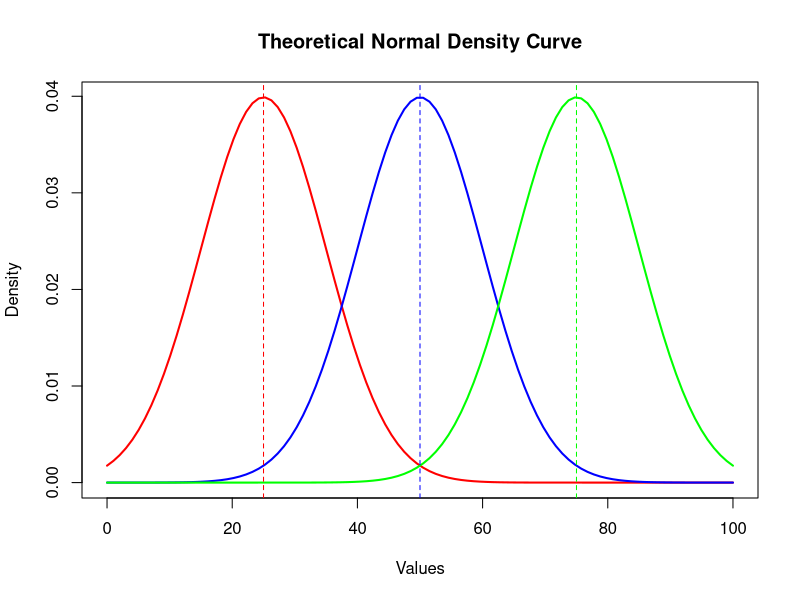
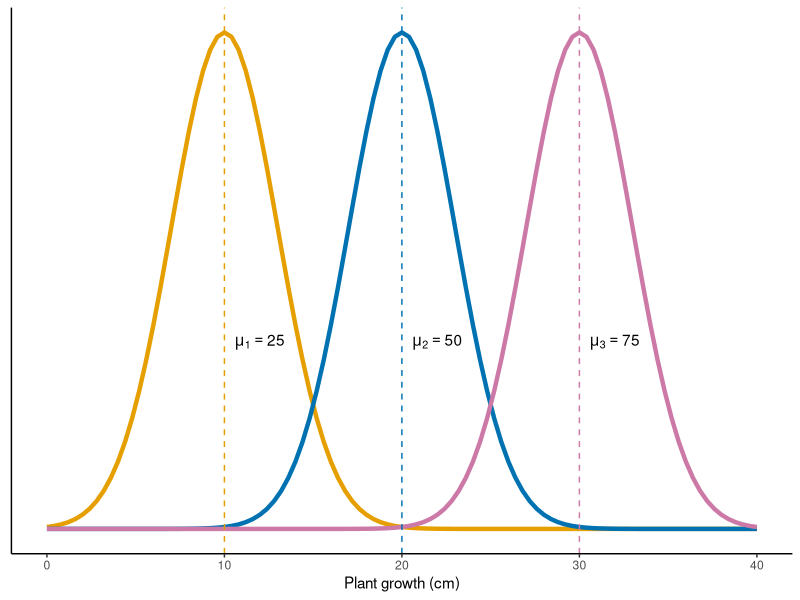

The R source for these figures, in order:
set.seed(1234)

a <- rnorm(1000,10,1)
b <- rnorm(1000,20,1)
c <- rnorm(1000,30,1)

x <- seq(0, 100, length.out = 100) # sequence of x-values
a <- dnorm(x, mean = 25, sd = 10) # calculate densities
b <- dnorm(x, mean = 50, sd = 10)
c <- dnorm(x, mean = 75, sd = 10)
plot(x, a,
     type = "l", 
     main = "Theoretical Normal Density Curve",
     xlab = "Values", ylab = "Density",
     col = "red", lwd = 2) 
lines(x,b,col = "blue", lwd = 2)
lines(x,c,col = "green", lwd = 2)
abline(v = c(25,50,75), col = c("red","blue","green"), lty = 2)

library(ggplot2)

ggplot(data.frame(x = c(0,40)), aes(x = x)) +
  stat_function(fun = dnorm, args = list(mean = 10, sd = 3), color = "#E69F00", linewidth = 1.5) +
  stat_function(fun = dnorm, args = list(mean = 20, sd = 3), color = "#0072B2", linewidth = 1.5) +
  stat_function(fun = dnorm, args = list(mean = 30, sd = 3), color = "#CC79A7", linewidth = 1.5) + 
  geom_vline(xintercept = c(10,20,30), 
             color = c("#E69F00","#0072B2","#CC79A7"), 
             linetype = "dashed") +
  geom_text(data = data.frame(
    x = c(12, 22, 32),
    y = c(0.05, 0.05, 0.05),
    label = c("mu[1] == 25", "mu[2] == 50", "mu[3] == 75")),
    aes(x = x, y = y, label = label), parse = TRUE) +
  labs(x = "Plant growth (cm)") +
  theme(axis.line = element_line(colour = "black"),
        panel.grid.major = element_blank(),
        panel.grid.minor = element_blank(),
        panel.border = element_blank(),
        panel.background = element_blank(),
        axis.ticks.y = element_blank(),
        axis.text.y = element_blank(),
        axis.title.y = element_blank())

set.seed(2000)
growth <- data.frame(a = round(rnorm(6,12,3),2),
                     b = round(rnorm(6,18,3),2),
                     c = round(rnorm(6,24,3),2))
growth

growth <- data.frame(a = growth$a,
                     b = growth$b,
                     c = growth$c)
growth
